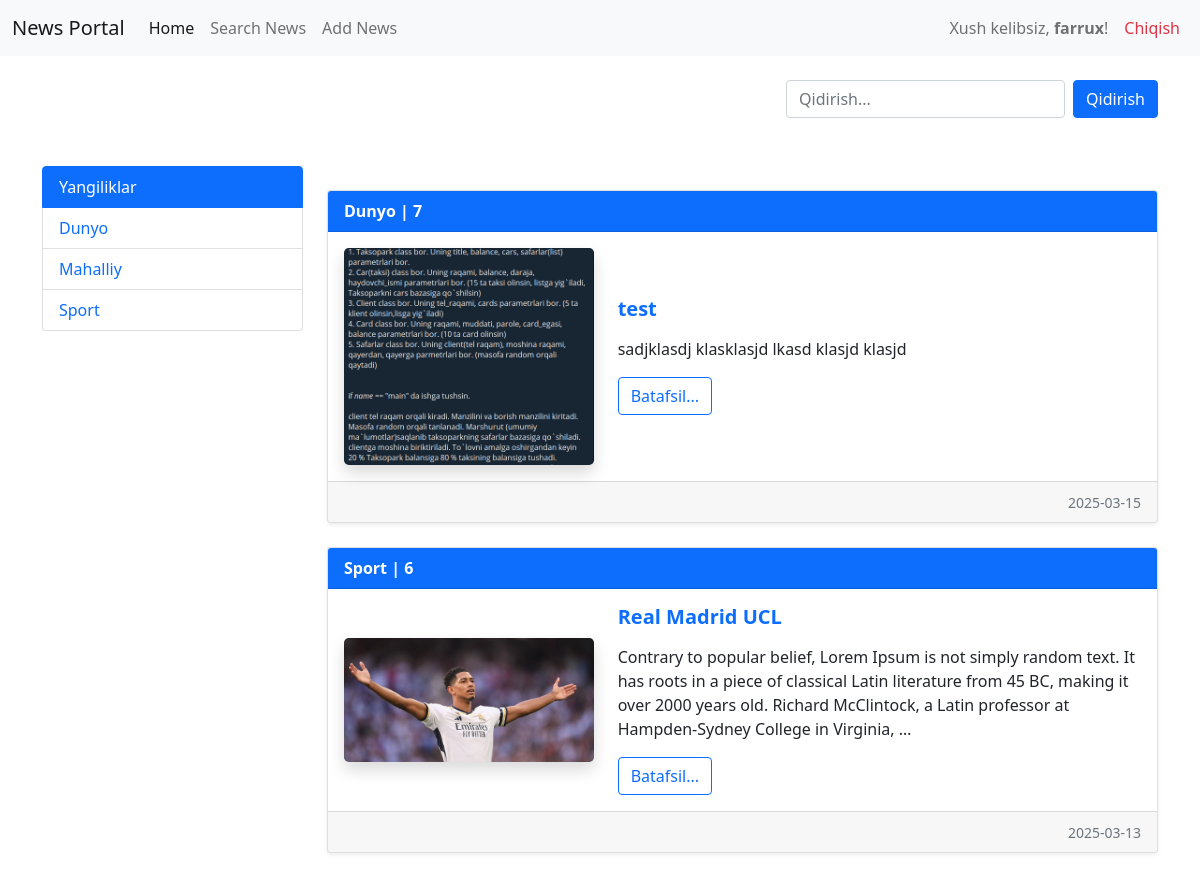
Before: / (signed in, upper part) with the older database file.
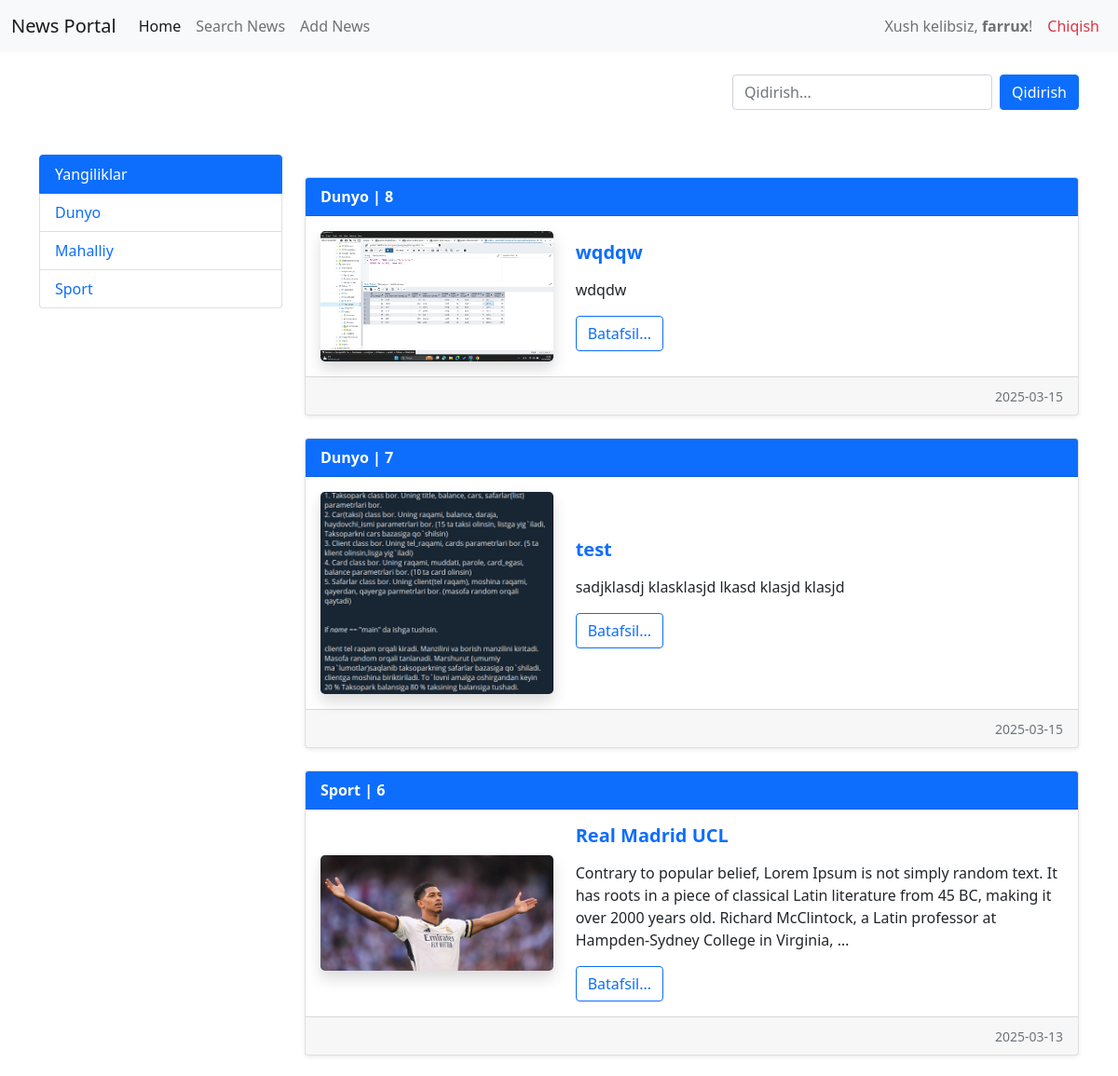
After: the same page with the newer database file.
### configapp/models.py (models this page shows, shortened)
class Categories(models.Model):
    title = models.CharField(max_length=50)
    def __str__(self):
        return self.title

class News(models.Model):
    title = models.CharField(max_length=150, verbose_name='news')
    context = models.TextField(blank=True)
    created_ed = models.DateTimeField(auto_now_add=True)
    updated_ed = models.DateTimeField(auto_now=True)
    category = models.ForeignKey(Categories, on_delete=models.CASCADE, related_name="news_get")
    photo = models.FileField(upload_to='media/%Y/%m/%d/')
    is_bool = models.BooleanField(default=True)
    views = models.IntegerField(default=0)
    class Meta:
        verbose_name = "NEW"
        verbose_name_plural = "NEWS"
        ordering = ['-created_ed']

### configapp/views.py (the view)
# urls.py: path('', index, name='index'),
@login_required(login_url='login')
def index(request):
    new = News.objects.all()
    cat = Categories.objects.all()
    return render(request, 'index.html', {'news': new, 'categories': cat})

### configapp/templates/index.html (shortened to what this page needs)
{% extends 'base.html' %}
  {% block body %}
  <form
    method="GET"
    action="{% url 'search_news' %}"
    class="d-flex justify-content-end mb-4"
  >
    <input
      type="text"
      name="q"
      class="form-control me-2 w-25"
      placeholder="Qidirish..."
      value="{{ query }}"
    />
    <button type="submit" class="btn btn-primary">Qidirish</button>
  </form>
  <div class="row">
    <div class="col-3 mt-4">
      <ul class="list-group">
        <li class="list-group-item active" aria-current="true">Yangiliklar</li>
        {% for cat in categories%}
        <li class="list-group-item">
          <a href="{% url 'categories' cat.pk %}">{{ cat.title }}</a>
        </li>
        {% endfor %}
      </ul>
    </div>
    <div class="col-9 mt-4">
      {% for item in news %}
      <div class="card mt-4 shadow-sm">
        <div class="card-header bg-primary text-white">
          <strong>{{ item.category }} | {{item.id}}</strong>
        </div>
        <div class="card-body">
          <div class="row align-items-center">
            <div class="col-md-4 text-center">
            {% if item.photo %}
    {% if item.photo.url|lower|slice:'-4:' == ".mp4" %}
      <video width="250" controls class="rounded-3 shadow">
        <source src="{{ item.photo.url }}" type="video/mp4">
        Your browser does not support the video tag.
      </video>
    {% else %}
      <img src="{{ item.photo.url }}" alt="" class="img-fluid rounded-3 shadow" />
    {% endif %}
  {% else %}
    <img src="http://picsum.photos/350/250" alt="" class="img-fluid rounded-3 shadow" />
  {% endif %}
</div>
            <div class="col-md-8">
              <h5 class="card-title text-primary fw-bold">{{ item.title }}</h5>
              <p class="card-text text-muted">
                {{ item.context | safe | linebreaks | truncatewords:40 }}
              </p>
              <a
                href="{% url 'news_detail' item.id %}"
                class="btn btn-outline-primary"
              >
                Batafsil...
              </a>
            </div>
          </div>
        </div>
        <div class="card-footer text-muted text-end">
          <small>{{ item.created_ed | date:'Y-m-d' }}</small>
        </div>
      </div>
      {% endfor %}
    </div>
  </div>
  {% endblock %}

Changed rows visible on the page:
added News: category "Dunyo", id "8", photo (picture), title "wqdqw", context "wdqdw", created_ed "2025-03-15"
